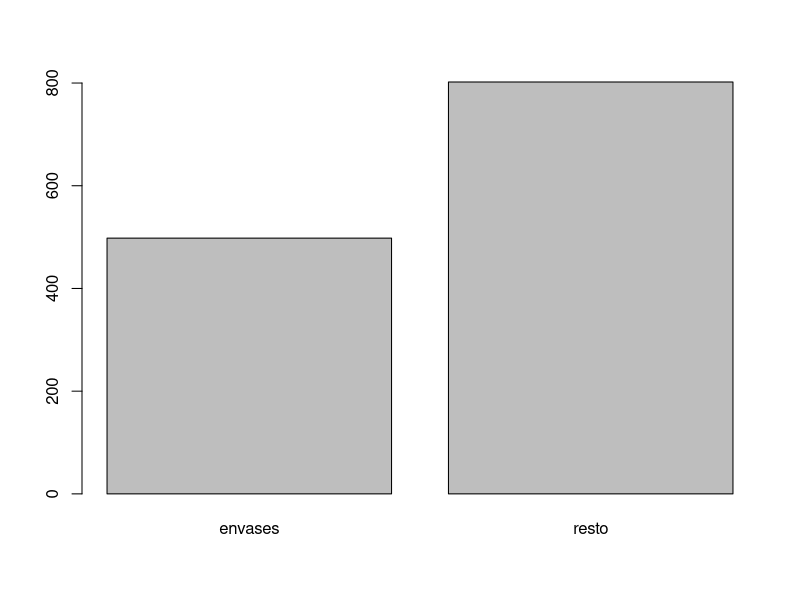
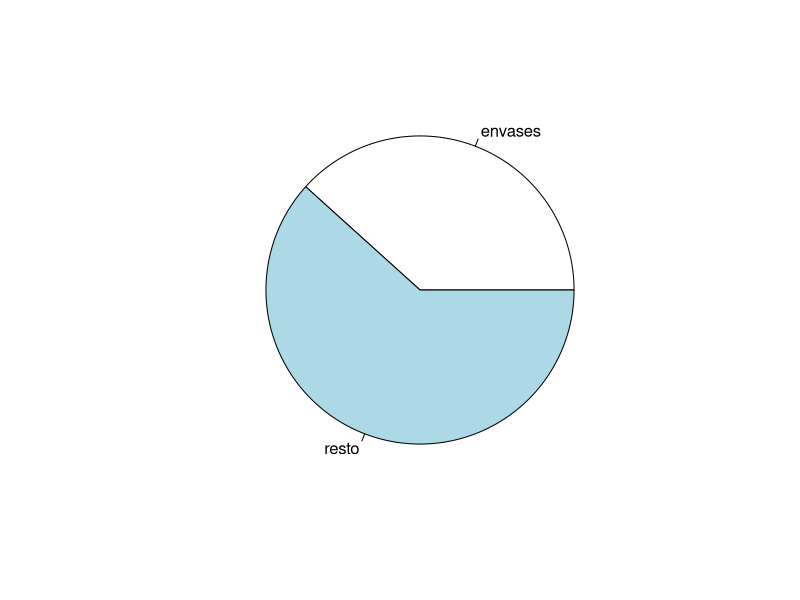

Write the R code that produced these figures, in order.
informacion <- read.csv2('PAP_MAD_DA.csv', check.names = TRUE, encoding = 'UTF-8')
tipoDeResiduo <- informacion$tipoResiduo
nivelLlenado <- informacion$nivelLlenado
freq.abs <- table(tipoDeResiduo)
barplot(freq.abs)
pie(freq.abs)
range(nivelLlenado)
range.de.variacion <- (max(nivelLlenado) - min(nivelLlenado)) / 2
(amplitud <- range.de.variacion / 3)


